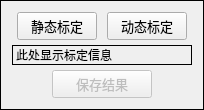
      <widget class="QFrame" name="frame_3">
       <property name="inputMethodHints">
        <set>Qt::ImhLatinOnly</set>
       </property>
       <property name="frameShape">
        <enum>QFrame::Box</enum>
       </property>
       <layout class="QVBoxLayout" name="verticalLayout_14">
        <item>
         <layout class="QVBoxLayout" name="verticalLayout" stretch="1,2,1">
          <property name="spacing">
           <number>5</number>
          </property>
          <property name="topMargin">
           <number>0</number>
          </property>
          <property name="bottomMargin">
           <number>0</number>
          </property>
          <item>
           <layout class="QHBoxLayout" name="horizontalLayout" stretch="1,5,1,5,1">
            <property name="sizeConstraint">
             <enum>QLayout::SetDefaultConstraint</enum>
            </property>
            <item>
             <spacer name="horizontalSpacer_4">
              <property name="inputMethodHints">
               <set>Qt::ImhLatinOnly</set>
              </property>
              <property name="orientation">
               <enum>Qt::Horizontal</enum>
              </property>
              <property name="sizeHint" stdset="0">
               <size>
                <width>5</width>
                <height>17</height>
               </size>
              </property>
             </spacer>
            </item>
            <item>
             <widget class="QPushButton" name="PushButton_Calibration_Static">
              <property name="minimumSize">
               <size>
                <width>0</width>
                <height>28</height>
               </size>
              </property>
              <property name="font">
               <font>
                <pointsize>10</pointsize>
               </font>
              </property>
              <property name="styleSheet">
               <string notr="true"/>
              </property>
              <property name="inputMethodHints">
               <set>Qt::ImhLatinOnly</set>
              </property>
              <property name="text">
               <string>静态标定</string>
              </property>
             </widget>
            </item>
            <item>
             <spacer name="horizontalSpacer_6">
              <property name="inputMethodHints">
               <set>Qt::ImhLatinOnly</set>
              </property>
              <property name="orientation">
               <enum>Qt::Horizontal</enum>
              </property>
              <property name="sizeHint" stdset="0">
               <size>
                <width>5</width>
                <height>17</height>
               </size>
              </property>
             </spacer>
            </item>
            <item>
             <widget class="QPushButton" name="PushButton_Calibration_Dynamic">
              <property name="enabled">
               <bool>true</bool>
              </property>
              <property name="minimumSize">
               <size>
                <width>0</width>
                <height>28</height>
               </size>
              </property>
              <property name="font">
               <font>
                <pointsize>10</pointsize>
               </font>
              </property>
              <property name="styleSheet">
               <string notr="true"/>
              </property>
              <property name="inputMethodHints">
               <set>Qt::ImhLatinOnly</set>
              </property>
              <property name="text">
               <string>动态标定</string>
              </property>
             </widget>
            </item>
            <item>
             <spacer name="horizontalSpacer_7">
              <property name="inputMethodHints">
               <set>Qt::ImhLatinOnly</set>
              </property>
              <property name="orientation">
               <enum>Qt::Horizontal</enum>
              </property>
              <property name="sizeHint" stdset="0">
               <size>
                <width>5</width>
                <height>17</height>
               </size>
              </property>
             </spacer>
            </item>
           </layout>
          </item>
          <item>
           <widget class="QLabel" name="Label_Calibration_Message">
            <property name="enabled">
             <bool>false</bool>
            </property>
            <property name="styleSheet">
             <string notr="true">color:rgb(0, 0, 0)</string>
            </property>
            <property name="inputMethodHints">
             <set>Qt::ImhLatinOnly</set>
            </property>
            <property name="frameShape">
             <enum>QFrame::Box</enum>
            </property>
            <property name="text">
             <string>此处显示标定信息</string>
            </property>
            <property name="wordWrap">
             <bool>true</bool>
            </property>
           </widget>
          </item>
          <item>
           <layout class="QHBoxLayout" name="horizontalLayout_2" stretch="1,5,1">
            <item>
             <spacer name="horizontalSpacer_8">
              <property name="inputMethodHints">
               <set>Qt::ImhLatinOnly</set>
              </property>
              <property name="orientation">
               <enum>Qt::Horizontal</enum>
              </property>
              <property name="sizeHint" stdset="0">
               <size>
                <width>5</width>
                <height>20</height>
               </size>
              </property>
             </spacer>
            </item>
            <item>
             <widget class="QPushButton" name="PushButton_Calibration_SaveResult">
              <property name="enabled">
               <bool>false</bool>
              </property>
              <property name="minimumSize">
               <size>
                <width>10</width>
                <height>28</height>
               </size>
              </property>
              <property name="maximumSize">
               <size>
                <width>100</width>
                <height>16777215</height>
               </size>
              </property>
              <property name="font">
               <font>
                <pointsize>10</pointsize>
               </font>
              </property>
              <property name="styleSheet">
               <string notr="true"/>
              </property>
              <property name="inputMethodHints">
               <set>Qt::ImhLatinOnly</set>
              </property>
              <property name="text">
               <string>保存结果</string>
              </property>
             </widget>
            </item>
            <item>
             <spacer name="horizontalSpacer_9">
              <property name="inputMethodHints">
               <set>Qt::ImhLatinOnly</set>
              </property>
              <property name="orientation">
               <enum>Qt::Horizontal</enum>
              </property>
              <property name="sizeHint" stdset="0">
               <size>
                <width>5</width>
                <height>20</height>
               </size>
              </property>
             </spacer>
            </item>
           </layout>
          </item>
         </layout>
        </item>
       </layout>
      </widget>
